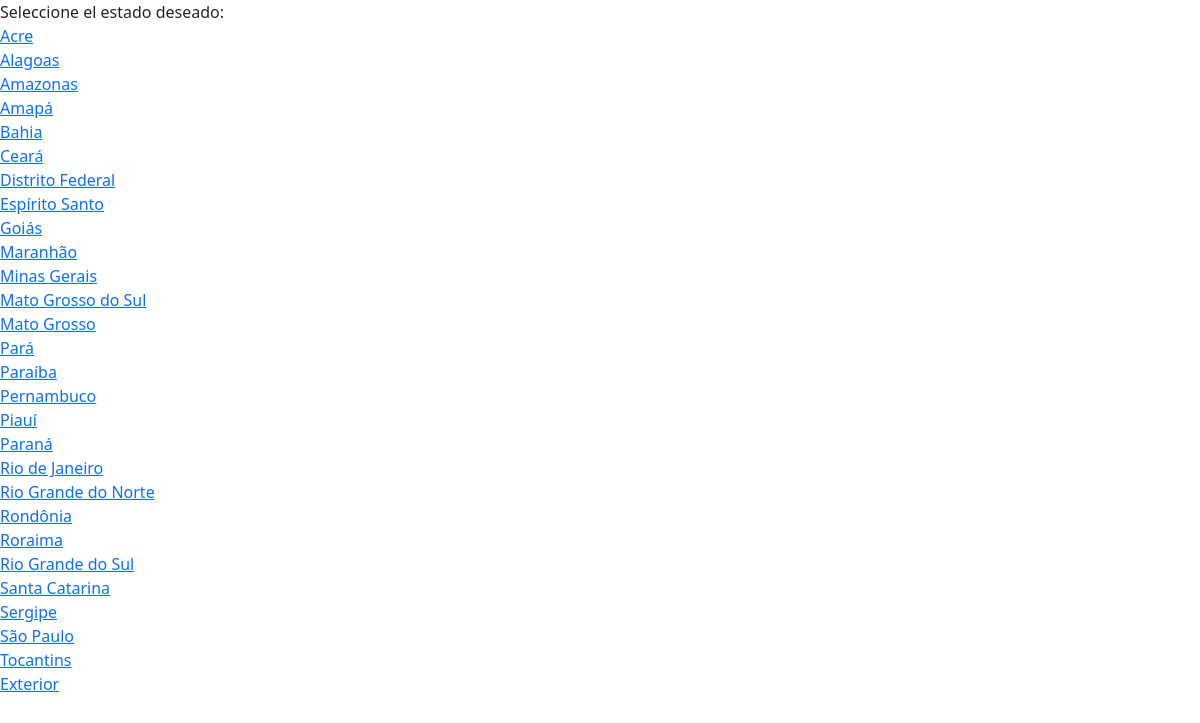
The page / on the database its author committed.
### tables this page shows
CREATE TABLE `estado` (
  `id` int(11) NOT NULL,
  `nome` varchar(75) DEFAULT NULL,
  `uf` varchar(2) DEFAULT NULL,
  `ddd` varchar(50) DEFAULT NULL
);

### sys/config.php (called while the page is built, shortened)
<?php
    $linguagem = "es-ES";

### linguagens/es-ES.php (called while the page is built)
<?php
     $lang = [
         "1" => "Seleccione el estado deseado:",
         "2" => "Mostrando todas las ciudades del estado:",
         "3" => "Volver al menú principal",
         "4" => "¡No se encontraron resultados!",
     ];

### index.php (the view, shortened to what this page needs)
<?php include("sys/config.php"); ?>
<!DOCTYPE html>
<html lang="<?php echo $linguagem;?>">
<head>
    <link rel="stylesheet" href="assets/dist/bootstrap/css/bootstrap.min.css" />
    <link rel="stylesheet" href="assets/dist/fontawesome/css/fontawesome.min.css" />
    <link rel="stylesheet" href="assets/css/global.css" />
</head>
<body>
    <?php echo $lang["1"]; ?>
    <br />
    <?php
        $stmt = $conn->query('SELECT * FROM `estado`');
        $result = $stmt->fetchAll();
        if (count($result)) {
            foreach ($result as $row) {
        ?>
            <a href="categorizado.php?id=<?= $row['id']; ?>"><?= $row['nome']; ?></a><br />
        <?php }
        } else {
            echo "Nennhum resultado retornado.";
        }
    ?>
</body>
</html>

### assets/css/global.css (style rules this page uses)
:root { --global-font: system-ui, -apple-system, "Segoe UI", Roboto, "Helvetica Neue", Arial, "Noto Sans", "Liberation Sans", sans-serif, "Apple Color Emoji", "Segoe UI Emoji", "Segoe UI Symbol", "Noto Color Emoji"; --global-font-monospace: SFMono-Regular, Menlo, Monaco, Consolas, "Liberation Mono", "Courier New", monospace; }

### rows shown on the page
estado: nome "Acre"
estado: nome "Alagoas"
estado: nome "Amazonas"
estado: nome "Amapá"
estado: nome "Bahia"
estado: nome "Ceará"
estado: nome "Distrito Federal"
estado: nome "Espírito Santo"
estado: nome "Goiás"
estado: nome "Maranhão"
estado: nome "Minas Gerais"
estado: nome "Mato Grosso do Sul"
estado: nome "Mato Grosso"
estado: nome "Pará"
estado: nome "Paraíba"
estado: nome "Pernambuco"
estado: nome "Piauí"
estado: nome "Paraná"
estado: nome "Rio de Janeiro"
estado: nome "Rio Grande do Norte"
estado: nome "Rondônia"
estado: nome "Roraima"
estado: nome "Rio Grande do Sul"
estado: nome "Santa Catarina"
estado: nome "Sergipe"
estado: nome "São Paulo"
estado: nome "Tocantins"
estado: nome "Exterior"

### other values the page prints
$lang["1"] "Seleccione el estado deseado:"
